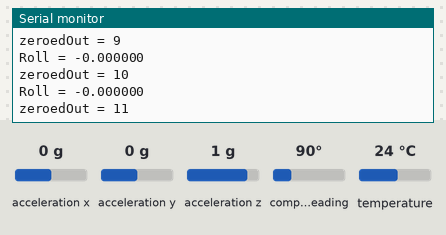
Bench run of a sketch on a simulated ESP32. On the bench: the last lines printed to the serial monitor. The inputs (shaded band) are chosen by the test bench; at power-on: acceleration x 0 g, acceleration y 0 g, acceleration z 1 g, compass heading 90°, temperature 24 °C.

Above: at 2.2 s.
2.3 s: acceleration x set to -1.4 g
At 3.08 s:
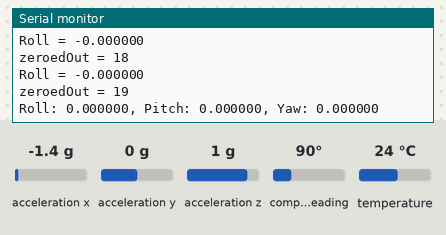
4.6 s: acceleration x set to -0.8 g
At 4.63 s:
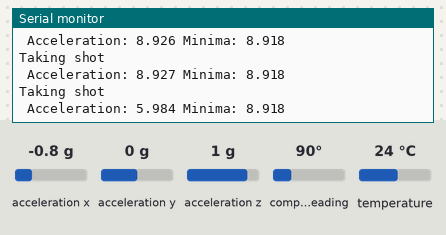
Timing chart, 0 to 7.6 s (numbered marks = the images above; inputs shaded):
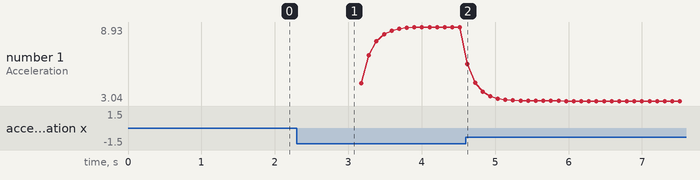

Measured:
- after the input at 4.6 s, the serial monitor: prints a new line at once (image 2)
- plotted number 1: 8.93 → 3.04 after the input at 4.6 s

The sketch:

rawdata.ino
```cpp
#include <Wire.h>
#include <Adafruit_Sensor.h>
#include <Adafruit_BNO055.h>
#include <utility/imumaths.h>
#include <typeinfo>
#include <Vector.h>


#define BNO055_SAMPLERATE_DELAY_MS (100)
#define MIN_ACC (-1000)
#define MAX_ACC (1000)
Adafruit_BNO055 bno = Adafruit_BNO055(-1, 0x28);


Vector<double> accelerationValues;
double stationaryValues[10];
int stationaryIndex = 0;
bool isStationary = false;
bool shotReady = false;
double accOffset;
double globalMinima = 0;

double calData[4];
uint8_t zeroedOut;

bool shotAttempt = false;
int mapArray[7] = {-1, -3, -5, -7, -9, -11, -13};

unsigned long newTime = 0;
unsigned long oldTime = 0;
unsigned long deltaTime = 0;
double oldAcceleration = 0;
double oldSpeed = 0;

double findGlobalMinima(Vector<double> accelerationValues);
int mapAcceleration(double acceleration);

void setup(void)
{
    Serial.begin(115200);
    Serial.println("Orientation Sensor Raw Data Test"); Serial.println("");

    /* Initialise the sensor */
    if(!bno.begin()) {
        /* There was a problem detecting the BNO055 ... check your connections */
        Serial.print("Ooops, no BNO055 detected ... Check your wiring or I2C ADDR!");
        while(1);
    }

    delay(1000);

    /* Display the current temperature */
    int8_t temp = bno.getTemp();
    Serial.print("Current Temperature: ");
    Serial.print(temp);
    Serial.println(" C");
    Serial.println("");

    bno.setExtCrystalUse(true);


    Serial.println("Calibration status values: 0=uncalibrated, 3=fully calibrated");

    delay(5);
    zeroedOut = 0;
    //formatPrint(0,1,-1,2);
}

void loop(void)
{
    // Possible vector values can be:
    // - VECTOR_ACCELEROMETER - m/s^2
    // - VECTOR_MAGNETOMETER  - uT
    // - VECTOR_GYROSCOPE     - rad/s
    // - VECTOR_EULER         - degrees
    // - VECTOR_LINEARACCEL   - m/s^2
    // - VECTOR_GRAVITY       - m/s^2

    imu::Vector<3> acc = bno.getVector(Adafruit_BNO055::VECTOR_ACCELEROMETER);
    imu::Vector<3> grav = bno.getVector(Adafruit_BNO055::VECTOR_GRAVITY);

    imu::Quaternion quat = bno.getQuat();
    quat.normalize();
    imu::Vector<3> euler = quat.toEuler();

    if (zeroedOut < 20) {
        double roll = -180/M_PI * euler.z();
        double pitch = 180/M_PI * euler.y();
        double yaw = 180/M_PI * euler.x();
        Serial.printf("Roll = %lf\n", roll);
        if (!isnan(roll)) {
            calData[0] += acc.x();
            calData[1] += roll;
            calData[2] += pitch;
            calData[3] += yaw;
            Serial.printf("zeroedOut = %d\n", zeroedOut);
            zeroedOut++;
        }
    } else if (zeroedOut == 20) {
        calData[0] /= 20;
        calData[1] /= 20;
        calData[2] /= 20;
        calData[3] /= 20;
        Serial.printf("Roll: %lf, Pitch: %lf, Yaw: %lf\n", calData[1], calData[2], calData[3]);
        zeroedOut++;
    } else {
        double avgAcceleration = (-(acc.x() - calData[0]) + oldAcceleration) / 2; // smooth acceleration

        // Check if cue is stationary
        stationaryValues[stationaryIndex] = avgAcceleration; // Store queue of 10 acceleration values
        if (stationaryIndex == 9) {
            double minAcc = MAX_ACC;
        double maxAcc = MIN_ACC;
        for (int i = 0; i < 10; i++){
            if (stationaryValues[i] < minAcc) minAcc = stationaryValues[i] < minAcc;
            if (stationaryValues[i] > maxAcc) maxAcc = stationaryValues[i] < minAcc;
        }
        if (maxAcc - minAcc <= 1) isStationary = true; // if the min and max differenitate less than 0.5, set stationary to true
        else isStationary = false;
        }
        stationaryIndex = (stationaryIndex + 1) % 10;

    if (isStationary && shotReady && accelerationValues.size() > 10) {// If stationary and shotReady, calculate maximum acceleration & set shotReady to false (shot complete)
        Serial.println("Shot done");
        globalMinima = findGlobalMinima(accelerationValues);
        shotReady = false;
        accelerationValues.clear();
    } else if (isStationary & !shotReady) {// If stationary, set accOffset to current acceleration & set shotReady to true (ready to take shot)
        Serial.println("Stationary");
        accOffset = avgAcceleration;
        globalMinima = avgAcceleration;
        shotReady = true;
        stationaryIndex = 0;
        isStationary = false;
    } else if (!isStationary && shotReady) {// Else if not stationary & shotReady, store acceleration values (taking shot)
        Serial.println("Taking shot");
        accelerationValues.push_back(avgAcceleration - accOffset);
    } else {
        Serial.println("Waiting for stationary"); }// Else wait for stationary (not ready)

    /* Display the floating point data */
    Serial.print(" Acceleration: ");
    Serial.print(avgAcceleration, 3);
    Serial.print(" Minima: ");
    Serial.print(globalMinima, 3);
    /*Serial.print(" Roll: ");
    Serial.print(-180/M_PI * (double) euler.z() - calData[1], 3);
    Serial.print(" Pitch: ");
    Serial.print(180/M_PI * (double) euler.y() - calData[2], 3);
    Serial.print(" Yaw: ");
    Serial.print(-(180/M_PI * (double) euler.x() - calData[3]), 3);*/
    Serial.println("\t\t");

    oldAcceleration = avgAcceleration;
  }

  delay(BNO055_SAMPLERATE_DELAY_MS);
}

void zeroOut() {
    for (int i = 0; i < 4; i++) calData[i] = 0;

    for (int i = 0; i < 20; i++) {
        imu::Vector<3> acc = bno.getVector(Adafruit_BNO055::VECTOR_ACCELEROMETER);
        imu::Vector<3> grav = bno.getVector(Adafruit_BNO055::VECTOR_GRAVITY);

        imu::Quaternion quat = bno.getQuat();
        quat.normalize();
        imu::Vector<3> euler = quat.toEuler();

        calData[0] += acc.x();
        Serial.printf("Acc add: %lf\n", calData[1]);
        calData[1] += 180/M_PI * euler.z();
        Serial.printf("Roll add: %lf\n", calData[1]);
        calData[2] += 180/M_PI * euler.y();
        Serial.printf("Pitch add: %lf\n", calData[2]);
        calData[3] += 180/M_PI * euler.x();
        Serial.printf("Yaw add: %lf\n", calData[3]);
        delay(BNO055_SAMPLERATE_DELAY_MS);
    }

    for (int i = 0; i < 4; i++) {
        calData[i] /= 20;
        Serial.printf("Offset #%d: %lf\n", i, calData[i]);
    }

}

void formatPrint(double acceleration, double roll, double pitch, double yaw) {
    // Print orientation
    // Convert doubles to integer
    int rollInteger = (int) roll;
    int pitchInteger = (int) pitch;
    int yawInteger = (int) yaw;

    uint32_t output1 = 0x1 << 31;
    output1 = output1 | (rollInteger & 0x1FF) << 21; // store roll
    output1 = output1 | (pitchInteger & 0x1FF) << 12; // store pitch
    output1 = output1 | (yawInteger & 0x1FF) << 3; // store yaw
    output1 = output1 | 0x1;

    Serial.printf("Output: %32b", output1);

    // Print acceleration data
}

double findGlobalMinima(Vector<double> accelerationValues) {
    double minimum = 0;
    for (int s : accelerationValues) minimum = (s < minimum) ? s : minimum;

    return minimum;
}

int mapAcceleration(double acceleration, int mapArray[]) {
    int mapped = 0;
    for (int i = 0; i < 7; i++) {
        if ((int) acceleration <= mapArray[i]) mapped = i;
    }

    return mapped;
}
```
